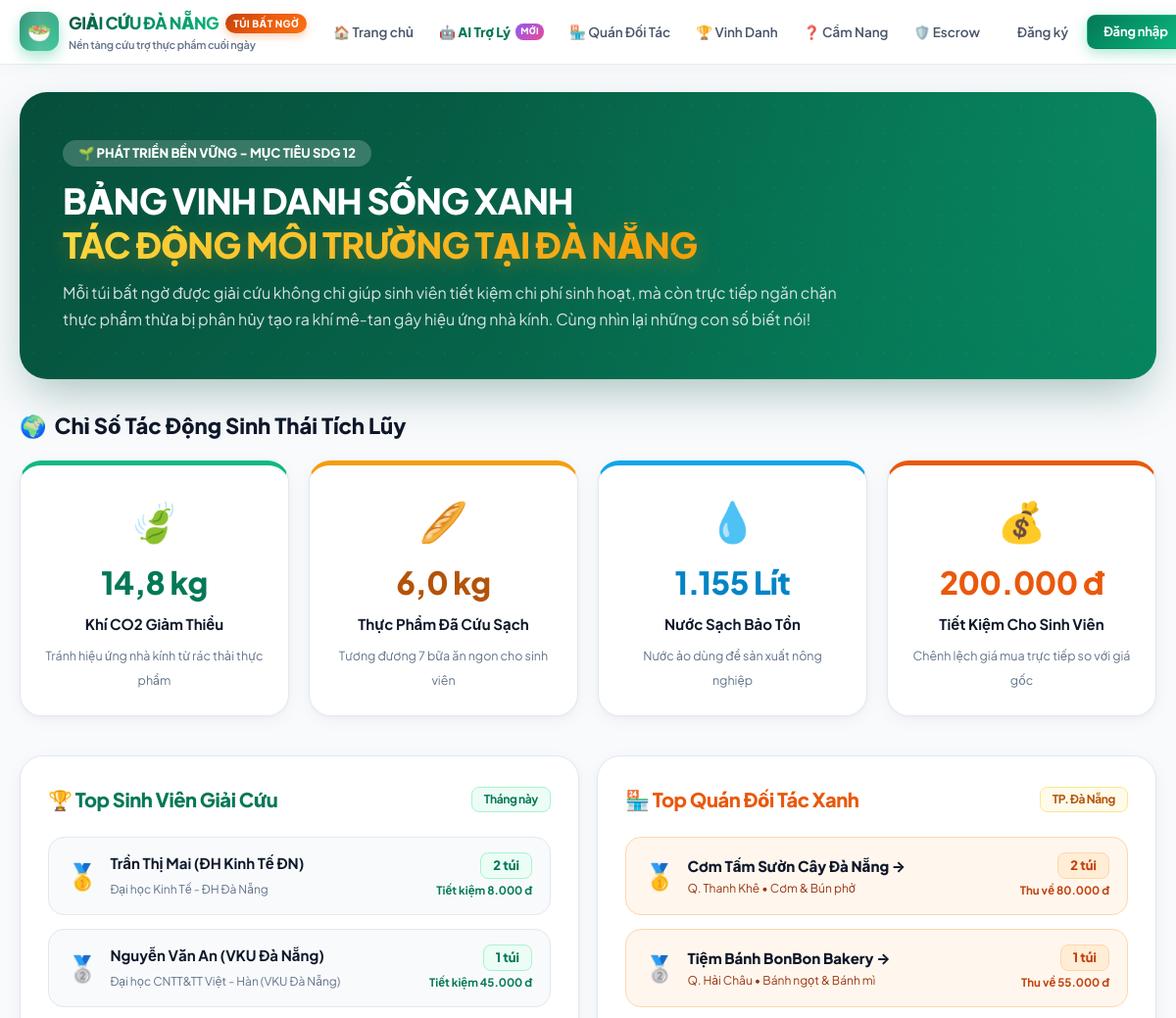
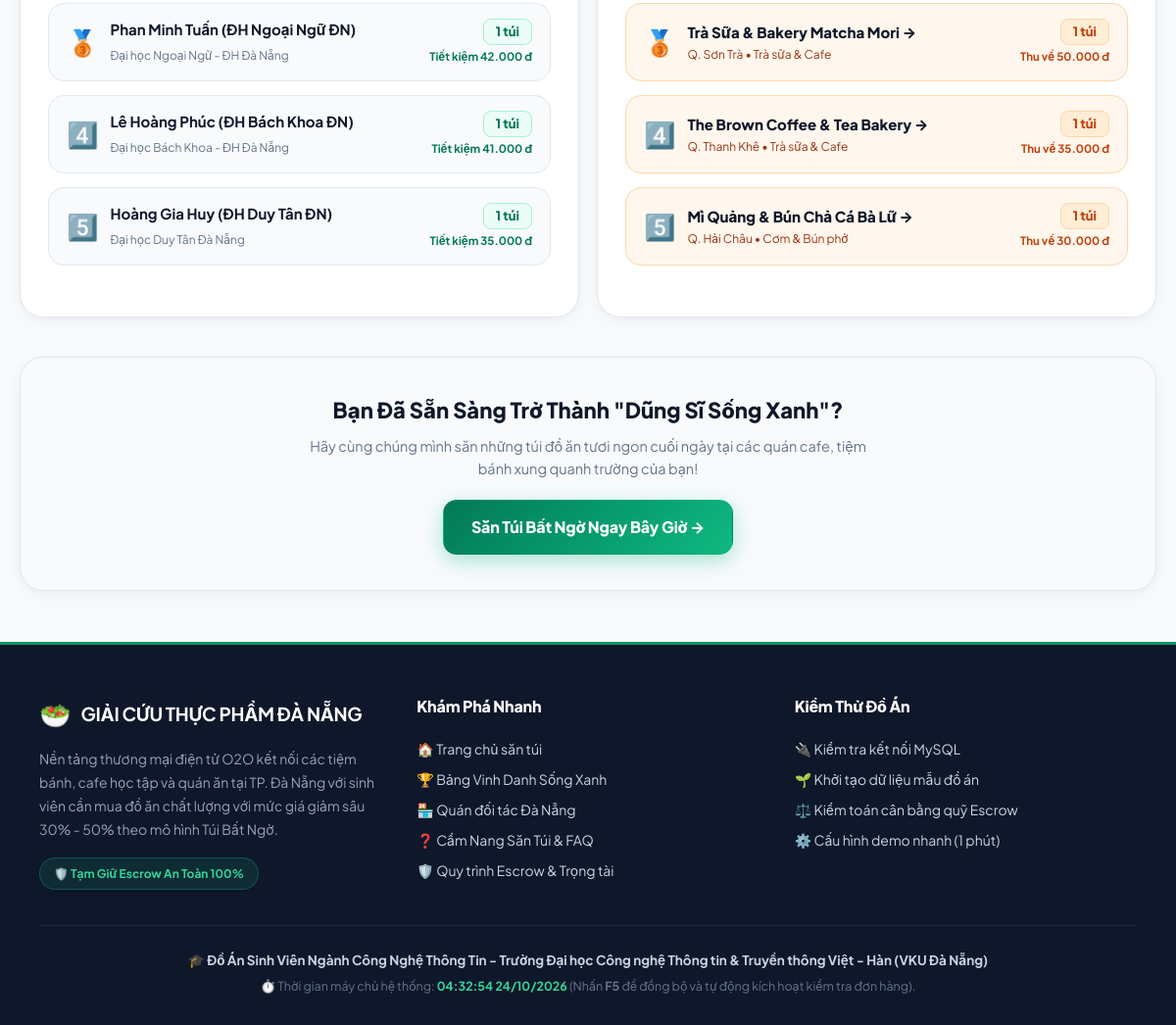
Page /vinh_danh.php on the committed database (2 pictures, top to bottom).
### tables this page shows
CREATE TABLE `users` (
  `id` int(11) NOT NULL AUTO_INCREMENT,
  `name` varchar(100) NOT NULL,
  `email` varchar(100) NOT NULL,
  `password` varchar(255) NOT NULL,
  `role` enum('student','shop_owner','admin') NOT NULL DEFAULT 'student',
  `balance` decimal(12,2) NOT NULL DEFAULT 0.00,
  `warning_count` int(11) NOT NULL DEFAULT 0,
  `is_locked` tinyint(1) NOT NULL DEFAULT 0,
  `created_at` datetime DEFAULT current_timestamp(),
  `university` varchar(150) DEFAULT 'Đại học CNTT&TT Việt - Hàn (VKU)',
  PRIMARY KEY (`id`),
  UNIQUE KEY `email` (`email`)
);

CREATE TABLE `shops` (
  `id` int(11) NOT NULL AUTO_INCREMENT,
  `owner_id` int(11) NOT NULL,
  `name` varchar(150) NOT NULL,
  `address` varchar(255) NOT NULL,
  `district` varchar(50) NOT NULL,
  `type` varchar(50) NOT NULL,
  `image` varchar(255) DEFAULT NULL,
  `violation_count` int(11) NOT NULL DEFAULT 0,
  `status` enum('cho_duyet','da_duyet') NOT NULL DEFAULT 'cho_duyet',
  `created_at` datetime DEFAULT current_timestamp(),
  PRIMARY KEY (`id`),
  KEY `fk_shops_owner` (`owner_id`),
  CONSTRAINT `fk_shops_owner` FOREIGN KEY (`owner_id`) REFERENCES `users` (`id`) ON DELETE CASCADE
);

### functions.php (called while the page is built, shortened)
<?php
function format_money($amount) {
    return number_format((float)$amount, 0, ',', '.') . ' đ';
}
function calculate_eco_impact($bag_count) {
    $bag_count = max(0, (int)$bag_count);
    return [
        'bags' => $bag_count,
        'food_kg' => round($bag_count * 0.85, 1),
        'co2_kg' => round($bag_count * 2.12, 1),
        'water_liters' => round($bag_count * 165, 0),
    ];
}
function get_leaderboard_students($conn, $limit = 5) {
    $limit = (int)$limit;
    $sql = "SELECT u.id, u.name, u.email, u.university,
                   COUNT(o.id) AS rescued_count,
                   COALESCE(SUM(b.original_price - o.price), 0) AS total_saved
            FROM users u
            JOIN orders o ON u.id = o.user_id
            JOIN bags b ON o.bag_id = b.id
            WHERE o.status IN ('hoan_thanh', 'chuyen_tien_quan')
            GROUP BY u.id, u.name, u.email, u.university
            ORDER BY rescued_count DESC, total_saved DESC
            LIMIT ?";
    $stmt = mysqli_prepare($conn, $sql);
    mysqli_stmt_bind_param($stmt, "i", $limit);
    mysqli_stmt_execute($stmt);
    $res = mysqli_stmt_get_result($stmt);
    $list = [];
    while ($row = mysqli_fetch_assoc($res)) {
        $list[] = $row;
    }
    return $list;
}
function get_leaderboard_shops($conn, $limit = 5) {
    $limit = (int)$limit;
    $sql = "SELECT s.id, s.name, s.district, s.type, s.image,
                   COUNT(o.id) AS rescued_count,
                   COALESCE(SUM(o.price), 0) AS total_revenue
            FROM shops s
            JOIN orders o ON s.id = o.shop_id
            WHERE o.status IN ('hoan_thanh', 'chuyen_tien_quan')
            GROUP BY s.id, s.name, s.district, s.type, s.image
            ORDER BY rescued_count DESC, total_revenue DESC
            LIMIT ?";
    $stmt = mysqli_prepare($conn, $sql);
    mysqli_stmt_bind_param($stmt, "i", $limit);
    mysqli_stmt_execute($stmt);
    $res = mysqli_stmt_get_result($stmt);
    $list = [];
    while ($row = mysqli_fetch_assoc($res)) {
        $list[] = $row;
    }
    return $list;
}
?>

### vinh_danh.php (the view, shortened to what this page needs)
<?php
require_once __DIR__ . '/config.php';
require_once __DIR__ . '/functions.php';
$sql_total_rescued = "SELECT COUNT(*) AS total FROM orders WHERE status IN ('hoan_thanh', 'chuyen_tien_quan')";
$total_rescued = mysqli_fetch_assoc(mysqli_query($conn, $sql_total_rescued))['total'] ?? 0;
$sql_saved_money = "SELECT COALESCE(SUM(b.original_price - o.price), 0) AS total_saved
                    FROM orders o
                    JOIN bags b ON o.bag_id = b.id
                    WHERE o.status IN ('hoan_thanh', 'chuyen_tien_quan')";
$total_saved = mysqli_fetch_assoc(mysqli_query($conn, $sql_saved_money))['total_saved'] ?? 0;
$eco_impact = calculate_eco_impact($total_rescued);
$top_students = get_leaderboard_students($conn, 5);
$top_shops = get_leaderboard_shops($conn, 5);
require_once __DIR__ . '/header.php';
?>
<div class="hero-wrapper" style="background: radial-gradient(circle at top right, rgba(16, 185, 129, 0.3), transparent 60%), linear-gradient(135deg, #064e3b 0%, #065f46 40%, #047857 100%); margin-bottom: 30px;">
    <div style="max-width: 820px;">
        <span class="badge" style="background: rgba(255,255,255,0.2); color: white; font-size: 13px; padding: 6px 16px; border-radius: 20px; font-weight: 800; margin-bottom: 12px;">
            🌱 PHÁT TRIỂN BỀN VỮNG - MỤC TIÊU SDG 12
        </span>
        <h1 style="font-size: 36px; font-weight: 900; line-height: 1.25; margin-bottom: 14px; letter-spacing: -0.8px;">
            BẢNG VINH DANH SỐNG XANH<br>
            <span class="hero-highlight">TÁC ĐỘNG MÔI TRƯỜNG TẠI ĐÀ NẴNG</span>
        </h1>
        <p style="font-size: 16px; line-height: 1.65; color: #e2e8f0; opacity: 0.95;">
            Mỗi túi bất ngờ được giải cứu không chỉ giúp sinh viên tiết kiệm chi phí sinh hoạt, mà còn trực tiếp ngăn chặn thực phẩm thừa bị phân hủy tạo ra khí mê-tan gây hiệu ứng nhà kính. Cùng nhìn lại những con số biết nói!
        </p>
    </div>
</div>
<div style="margin-bottom: 40px;">
    <h2 style="font-size: 22px; font-weight: 800; color: var(--text-dark); margin-bottom: 18px; display: flex; align-items: center; gap: 8px;">
        <span>🌍</span> Chỉ Số Tác Động Sinh Thái Tích Lũy
    </h2>
    <div style="display: grid; grid-template-columns: repeat(auto-fit, minmax(240px, 1fr)); gap: 20px;">
        <div class="card" style="padding: 24px; text-align: center; border-radius: 22px; border-top: 5px solid #10b981; margin-bottom: 0;">
            <div style="font-size: 40px; margin-bottom: 6px;">🍃</div>
            <div style="font-size: 32px; font-weight: 900; color: #047857; letter-spacing: -0.5px;">
                <?php echo number_format($eco_impact['co2_kg'], 1, ',', '.'); ?> kg
            </div>
            <h4 style="font-size: 15px; color: var(--text-dark); margin: 4px 0 6px 0;">Khí CO2 Giảm Thiểu</h4>
            <small style="color: var(--text-muted); font-size: 12.5px;">Tránh hiệu ứng nhà kính từ rác thải thực phẩm</small>
        </div>
        <div class="card" style="padding: 24px; text-align: center; border-radius: 22px; border-top: 5px solid #f59e0b; margin-bottom: 0;">
            <div style="font-size: 40px; margin-bottom: 6px;">🥖</div>
            <div style="font-size: 32px; font-weight: 900; color: #b45309; letter-spacing: -0.5px;">
                <?php echo number_format($eco_impact['food_kg'], 1, ',', '.'); ?> kg
            </div>
            <h4 style="font-size: 15px; color: var(--text-dark); margin: 4px 0 6px 0;">Thực Phẩm Đã Cứu Sạch</h4>
            <small style="color: var(--text-muted); font-size: 12.5px;">Tương đương <?php echo $eco_impact['bags']; ?> bữa ăn ngon cho sinh viên</small>
        </div>
        <div class="card" style="padding: 24px; text-align: center; border-radius: 22px; border-top: 5px solid #0ea5e9; margin-bottom: 0;">
            <div style="font-size: 40px; margin-bottom: 6px;">💧</div>
            <div style="font-size: 32px; font-weight: 900; color: #0284c7; letter-spacing: -0.5px;">
                <?php echo number_format($eco_impact['water_liters'], 0, ',', '.'); ?> Lít
            </div>
            <h4 style="font-size: 15px; color: var(--text-dark); margin: 4px 0 6px 0;">Nước Sạch Bảo Tồn</h4>
            <small style="color: var(--text-muted); font-size: 12.5px;">Nước ảo dùng để sản xuất nông nghiệp</small>
        </div>
        <div class="card" style="padding: 24px; text-align: center; border-radius: 22px; border-top: 5px solid #ea580c; margin-bottom: 0;">
            <div style="font-size: 40px; margin-bottom: 6px;">💰</div>
            <div style="font-size: 32px; font-weight: 900; color: #ea580c; letter-spacing: -0.5px;">
                <?php echo format_money($total_saved); ?>
            </div>
            <h4 style="font-size: 15px; color: var(--text-dark); margin: 4px 0 6px 0;">Tiết Kiệm Cho Sinh Viên</h4>
            <small style="color: var(--text-muted); font-size: 12.5px;">Chênh lệch giá mua trực tiếp so với giá gốc</small>
        </div>
    </div>
</div>
<div class="form-row" style="margin-bottom: 40px;">
    <div class="form-col" style="min-width: 320px;">
        <div class="card" style="border-radius: 24px; height: 100%;">
            <div class="card-title" style="color: var(--primary-dark);">
                <span>🏆 Top Sinh Viên Giải Cứu</span>
                <span class="badge badge-success">Tháng này</span>
            </div>
            <?php if (empty($top_students)): ?>
                <p style="text-align: center; color: var(--text-muted); padding: 30px 0;">Chưa có dữ liệu bảng xếp hạng.</p>
            <?php else: ?>
                <div style="display: flex; flex-direction: column; gap: 14px;">
                    <?php
                    $medals = ['🥇', '🥈', '🥉', '4️⃣', '5️⃣'];
                    $idx = 0;
                    foreach ($top_students as $st):
                        $medal = $medals[$idx] ?? '⭐';
                        $idx++;
                    ?>
                        <div style="display: flex; align-items: center; justify-content: space-between; background: #f8fafc; border: 1px solid var(--border-color); padding: 14px 18px; border-radius: 16px;">
                            <div style="display: flex; align-items: center; gap: 12px;">
                                <span style="font-size: 26px;"><?php echo $medal; ?></span>
                                <div>
                                    <strong style="color: var(--text-dark); font-size: 15px; display: block;"><?php echo htmlspecialchars($st['name']); ?></strong>
                                    <small style="color: var(--text-muted); font-size: 12px;"><?php echo htmlspecialchars($st['university'] ?? 'ĐH Đà Nẵng'); ?></small>
                                </div>
                            </div>
                            <div style="text-align: right;">
                                <span class="badge badge-success" style="font-size: 13px; font-weight: 800;">
                                    <?php echo $st['rescued_count']; ?> túi
                                </span>
                                <div style="font-size: 11.5px; color: #047857; margin-top: 3px; font-weight: 700;">
                                    Tiết kiệm <?php echo format_money($st['total_saved']); ?>
                                </div>
                            </div>
                        </div>
                    <?php endforeach; ?>
                </div>
            <?php endif; ?>
        </div>
    </div>
    <div class="form-col" style="min-width: 320px;">
        <div class="card" style="border-radius: 24px; height: 100%;">
            <div class="card-title" style="color: var(--secondary-color);">
                <span>🏪 Top Quán Đối Tác Xanh</span>
                <span class="badge badge-warning">TP. Đà Nẵng</span>
            </div>
            <?php if (empty($top_shops)): ?>
                <p style="text-align: center; color: var(--text-muted); padding: 30px 0;">Chưa có dữ liệu bảng xếp hạng.</p>
            <?php else: ?>
                <div style="display: flex; flex-direction: column; gap: 14px;">
                    <?php
                    $medals = ['🥇', '🥈', '🥉', '4️⃣', '5️⃣'];
                    $idx = 0;
                    foreach ($top_shops as $sh):
                        $medal = $medals[$idx] ?? '⭐';
                        $idx++;
                    ?>
                        <div style="display: flex; align-items: center; justify-content: space-between; background: #fff7ed; border: 1px solid #fed7aa; padding: 14px 18px; border-radius: 16px;">
                            <div style="display: flex; align-items: center; gap: 12px;">
                                <span style="font-size: 26px;"><?php echo $medal; ?></span>
                                <div>
                                    <a href="<?php echo BASE_URL; ?>quan_chi_tiet.php?id=<?php echo $sh['id']; ?>" style="color: var(--text-dark); font-size: 15px; font-weight: 800; text-decoration: none;">
                                        <?php echo htmlspecialchars($sh['name']); ?> &rarr;
                                    </a>
                                    <small style="color: #9a3412; font-size: 12px; display: block;">Q. <?php echo htmlspecialchars($sh['district']); ?> • <?php echo htmlspecialchars($sh['type']); ?></small>
                                </div>
                            </div>
                            <div style="text-align: right;">
                                <span class="badge badge-secondary" style="font-size: 13px; font-weight: 800;">
                                    <?php echo $sh['rescued_count']; ?> túi
                                </span>
                                <div style="font-size: 11.5px; color: #c2410c; margin-top: 3px; font-weight: 700;">
                                    Thu về <?php echo format_money($sh['total_revenue']); ?>
                                </div>
                            </div>
                        </div>
                    <?php endforeach; ?>
                </div>
            <?php endif; ?>
        </div>
    </div>
</div>
<div class="card" style="background: #f8fafc; border: 1px solid var(--border-color); text-align: center; padding: 36px 20px; border-radius: 24px;">
    <h3 style="color: var(--text-dark); font-size: 22px; font-weight: 800; margin-bottom: 8px;">
        Bạn Đã Sẵn Sàng Trở Thành "Dũng Sĩ Sống Xanh"?
    </h3>
    <p style="color: var(--text-muted); font-size: 14.5px; max-width: 600px; margin: 0 auto 20px auto;">
        Hãy cùng chúng mình săn những túi đồ ăn tươi ngon cuối ngày tại các quán cafe, tiệm bánh xung quanh trường của bạn!
    </p>
    <a href="<?php echo BASE_URL; ?>index.php" class="btn btn-primary btn-lg" style="box-shadow: 0 6px 20px var(--primary-glow);">
        Săn Túi Bất Ngờ Ngay Bây Giờ &rarr;
    </a>
</div>
<?php require_once __DIR__ . '/footer.php'; ?>

### rows in the picture
users: medal "🥇", name "Trần Thị Mai (ĐH Kinh Tế ĐN)", university "Đại học Kinh Tế - ĐH Đà Nẵng", rescued_count "2", total_saved "8.000 đ"
users: medal "🥈", name "Nguyễn Văn An (VKU Đà Nẵng)", university "Đại học CNTT&TT Việt - Hàn (VKU Đà Nẵng)", rescued_count "1", total_saved "45.000 đ"
users: medal "🥉", name "Phan Minh Tuấn (ĐH Ngoại Ngữ ĐN)", university "Đại học Ngoại Ngữ - ĐH Đà Nẵng", rescued_count "1", total_saved "42.000 đ"
users: medal "4️⃣", name "Lê Hoàng Phúc (ĐH Bách Khoa ĐN)", university "Đại học Bách Khoa - ĐH Đà Nẵng", rescued_count "1", total_saved "41.000 đ"
users: medal "5️⃣", name "Hoàng Gia Huy (ĐH Duy Tân ĐN)", university "Đại học Duy Tân Đà Nẵng", rescued_count "1", total_saved "35.000 đ"
shops: medal "🥇", name "Cơm Tấm Sườn Cây Đà Nẵng", district "Thanh Khê", type "Cơm & Bún phở", rescued_count "2", total_revenue "80.000 đ"
shops: medal "🥈", name "Tiệm Bánh BonBon Bakery", district "Hải Châu", type "Bánh ngọt & Bánh mì", rescued_count "1", total_revenue "55.000 đ"
shops: medal "🥉", name "Trà Sữa & Bakery Matcha Mori", district "Sơn Trà", type "Trà sữa & Cafe", rescued_count "1", total_revenue "50.000 đ"
shops: medal "4️⃣", name "The Brown Coffee & Tea Bakery", district "Thanh Khê", type "Trà sữa & Cafe", rescued_count "1", total_revenue "35.000 đ"
shops: medal "5️⃣", name "Mì Quảng & Bún Chả Cá Bà Lữ", district "Hải Châu", type "Cơm & Bún phở", rescued_count "1", total_revenue "30.000 đ"

### other values in the picture
$eco_impact['co2_kg'] "14,8"
$eco_impact['food_kg'] "6,0"
$eco_impact['bags'] "7"
$eco_impact['water_liters'] "1.155"
format_money($total_saved) "200.000 đ"
